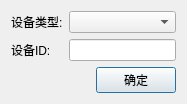
<?xml version="1.0" encoding="UTF-8"?>
<ui version="4.0">
 <class>CAddDeviceDialog</class>
 <widget class="QDialog" name="CAddDeviceDialog">
  <property name="geometry">
   <rect>
    <x>0</x>
    <y>0</y>
    <width>187</width>
    <height>95</height>
   </rect>
  </property>
  <property name="windowTitle">
   <string>Dialog</string>
  </property>
  <layout class="QGridLayout" name="gridLayout">
   <item row="1" column="1">
    <widget class="QLineEdit" name="lineEdit_2"/>
   </item>
   <item row="1" column="0">
    <widget class="QLabel" name="label_2">
     <property name="text">
      <string>设备ID:</string>
     </property>
    </widget>
   </item>
   <item row="0" column="0">
    <widget class="QLabel" name="label">
     <property name="text">
      <string>设备类型:</string>
     </property>
    </widget>
   </item>
   <item row="2" column="0" colspan="2">
    <layout class="QHBoxLayout" name="horizontalLayout">
     <item>
      <spacer name="horizontalSpacer">
       <property name="orientation">
        <enum>Qt::Horizontal</enum>
       </property>
       <property name="sizeHint" stdset="0">
        <size>
         <width>40</width>
         <height>20</height>
        </size>
       </property>
      </spacer>
     </item>
     <item>
      <widget class="QPushButton" name="pushButton">
       <property name="text">
        <string>确定</string>
       </property>
      </widget>
     </item>
    </layout>
   </item>
   <item row="0" column="1">
    <widget class="QComboBox" name="comboBox"/>
   </item>
  </layout>
 </widget>
 <resources/>
 <connections/>
</ui>
